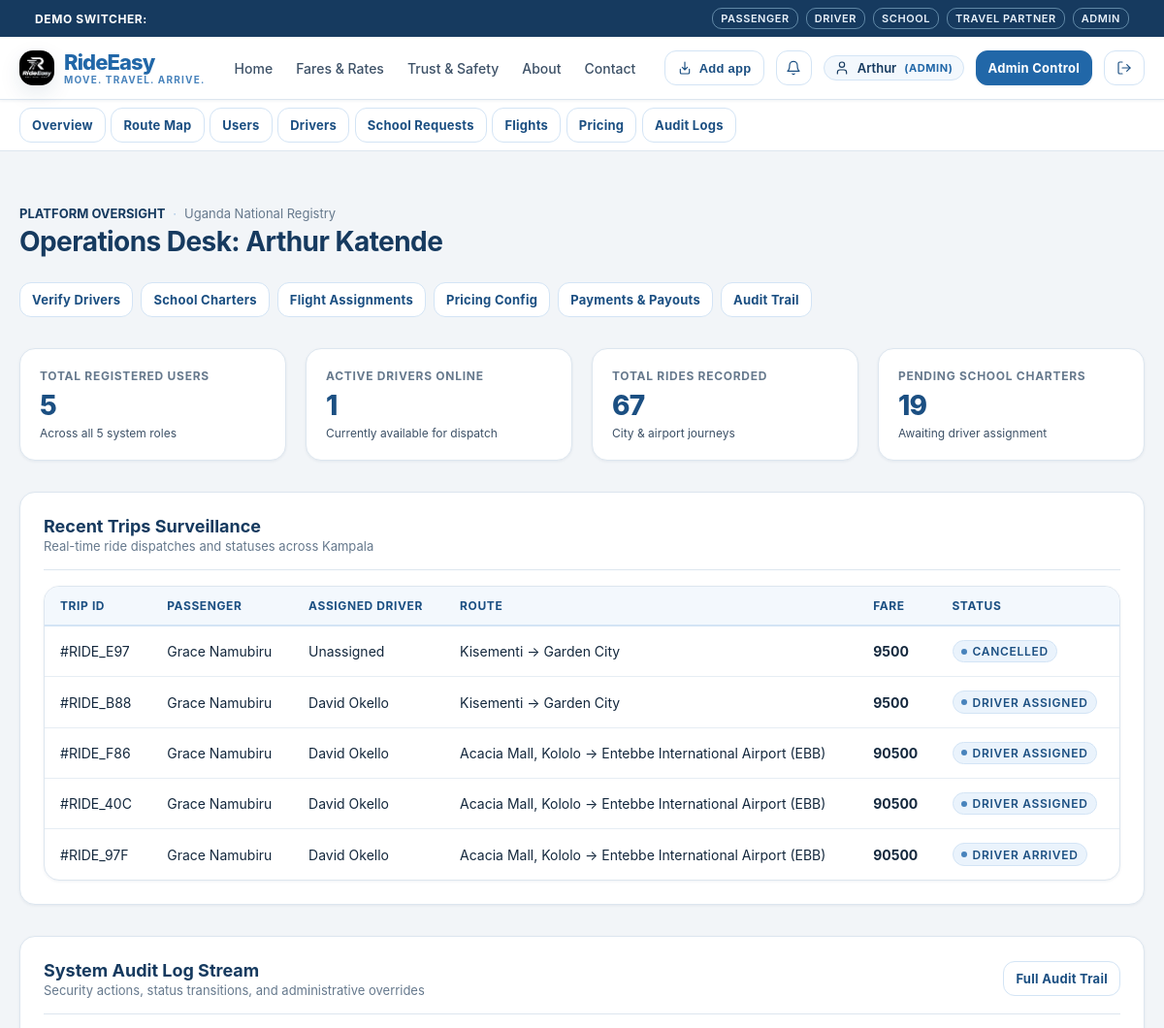
The page /admin/dashboard (signed in, upper part) on the database as committed earlier.
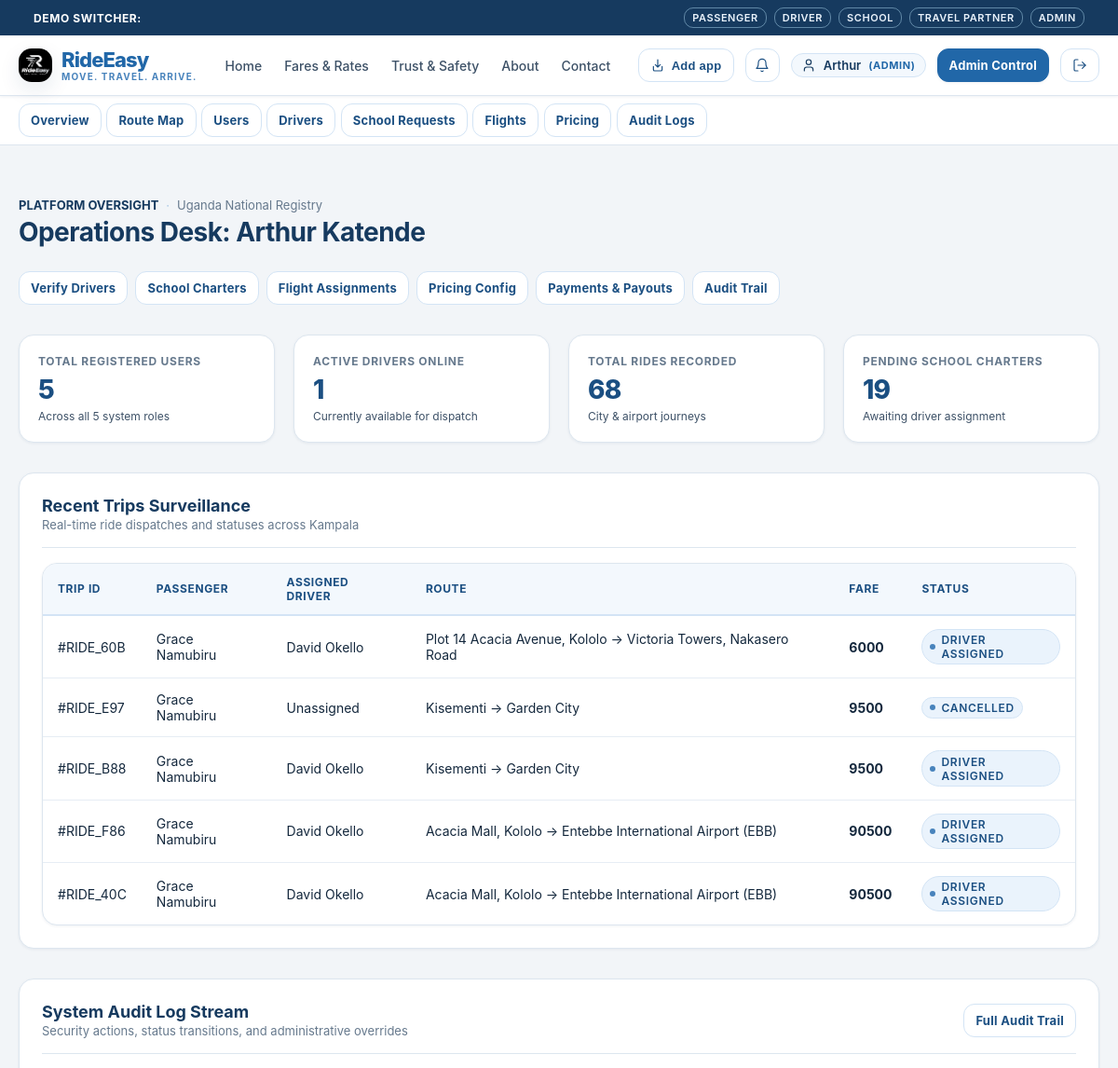
The same page on the database as committed later.
### tables this page shows
CREATE TABLE rides (
    id TEXT PRIMARY KEY,
    passenger_id TEXT NOT NULL,
    driver_id TEXT,
    category TEXT NOT NULL CHECK(category IN ('BODA', 'ECONOMY', 'COMFORT', 'PREMIUM')),
    pickup_address TEXT NOT NULL,
    pickup_lat REAL NOT NULL,
    pickup_lng REAL NOT NULL,
    destination_address TEXT NOT NULL,
    destination_lat REAL NOT NULL,
    destination_lng REAL NOT NULL,
    estimated_distance_km REAL NOT NULL,
    estimated_fare_ugx INTEGER NOT NULL,
    final_fare_ugx INTEGER,
    payment_method TEXT NOT NULL DEFAULT 'CASH' CHECK(payment_method IN ('CASH', 'MTN_MOMO', 'AIRTEL_MONEY', 'CARD')),
    payment_status TEXT NOT NULL DEFAULT 'UNPAID' CHECK(payment_status IN ('UNPAID', 'PENDING', 'PAID')),
    status TEXT NOT NULL DEFAULT 'REQUESTED' CHECK(status IN (
        'REQUESTED',
        'SEARCHING_FOR_DRIVER',
        'DRIVER_ASSIGNED',
        'DRIVER_ARRIVING',
        'DRIVER_ARRIVED',
        'TRIP_STARTED',
        'TRIP_COMPLETED',
        'PAYMENT_PENDING',
        'COMPLETED',
        'CANCELLED'
    )),
    cancellation_reason TEXT,
    is_airport_ride INTEGER NOT NULL DEFAULT 0,
    related_journey_id TEXT,
    created_at TIMESTAMP NOT NULL DEFAULT CURRENT_TIMESTAMP,
    updated_at TIMESTAMP NOT NULL DEFAULT CURRENT_TIMESTAMP, cancelled_at TIMESTAMP,
    FOREIGN KEY (passenger_id) REFERENCES users(id) ON DELETE CASCADE,
    FOREIGN KEY (driver_id) REFERENCES users(id),
    FOREIGN KEY (related_journey_id) REFERENCES confirmed_journeys(id)
);

CREATE TABLE users (
    id TEXT PRIMARY KEY,
    email TEXT UNIQUE NOT NULL,
    password_hash TEXT NOT NULL,
    role TEXT NOT NULL CHECK(role IN ('PASSENGER', 'DRIVER', 'SCHOOL', 'TRAVEL_COMPANY', 'ADMIN')),
    full_name TEXT NOT NULL,
    phone TEXT NOT NULL,
    is_active INTEGER NOT NULL DEFAULT 1,
    is_verified INTEGER NOT NULL DEFAULT 0,
    created_at TIMESTAMP NOT NULL DEFAULT CURRENT_TIMESTAMP,
    updated_at TIMESTAMP NOT NULL DEFAULT CURRENT_TIMESTAMP
, avatar_url TEXT DEFAULT '/static/images/default-avatar.svg');

### rideeasy/app/routes/admin.py (the view)
@admin_bp.route("/dashboard")
def dashboard():
    user = AuthService.get_current_user()
    db = get_db()
    stats = {
        "total_users": db.fetchone("SELECT COUNT(*) as c FROM users")["c"],
        "active_drivers": db.fetchone("SELECT COUNT(*) as c FROM driver_profiles WHERE is_online = 1")["c"],
        "total_rides": db.fetchone("SELECT COUNT(*) as c FROM rides")["c"],
        "pending_schools": db.fetchone("SELECT COUNT(*) as c FROM school_transport_requests WHERE status = 'PENDING'")["c"],
        "pending_flights": db.fetchone("SELECT COUNT(*) as c FROM flight_requests WHERE status = 'SUBMITTED'")["c"],
        "pending_drivers": db.fetchone("SELECT COUNT(*) as c FROM driver_profiles WHERE verification_status = 'PENDING'")["c"]
    }
    recent_rides = db.fetchall(
        """SELECT r.*, p.full_name as passenger_name, d.full_name as driver_name
        FROM rides r
        JOIN users p ON r.passenger_id = p.id
        LEFT JOIN users d ON r.driver_id = d.id
        ORDER BY r.created_at DESC LIMIT 5"""
    )
    recent_audit_logs = db.fetchall(
        """SELECT a.*, u.full_name as user_name, u.role
        FROM audit_logs a
        LEFT JOIN users u ON a.user_id = u.id
        ORDER BY a.created_at DESC LIMIT 6"""
    )
    return render_template("admin/dashboard.html", user=user, stats=stats, recent_rides=recent_rides, recent_audit_logs=recent_audit_logs)

### rideeasy/app/repositories/database.py (called while the page is built)
def get_db() -> Database:
    global _db_instance
    try:
        from flask import current_app, has_app_context
        if has_app_context():
            db_url = current_app.config.get("TURSO_DATABASE_URL", "")
            auth_token = current_app.config.get("TURSO_AUTH_TOKEN", "")
            local_path = current_app.config.get("LOCAL_DB_PATH", Config.LOCAL_DB_PATH)
            if (
                _db_instance is None
                or _db_instance.db_url != db_url
                or _db_instance.auth_token != auth_token
                or _db_instance.local_path != local_path
            ):
                _db_instance = Database(db_url, auth_token, local_path)
            return _db_instance
    except ImportError:
        pass
    if _db_instance is None:
        _db_instance = Database()
    return _db_instance

    def _get_sqlite_conn(self) -> sqlite3.Connection:
        conn = sqlite3.connect(self.local_path, timeout=10.0, check_same_thread=False)
        conn.row_factory = sqlite3.Row
        conn.execute("PRAGMA foreign_keys = ON;")
        return conn

### rideeasy/app/routes/admin.py (called while the page is built)
@admin_bp.before_request
@login_required
@role_required("ADMIN")
def before_request():
    pass

### rideeasy/app/templates/admin/dashboard.html (shortened to what this page needs)
{% extends "base.html" %}
{% block content %}
<div class="container section">
  <div style="display: flex; justify-content: space-between; align-items: baseline; flex-wrap: wrap; gap: 1rem; margin-bottom: 2rem;">
    <div>
      <div class="metadata-row" style="margin-bottom: 0.25rem;">
        <span style="font-weight: 700; color: var(--color-black); text-transform: uppercase;">Platform Oversight</span>
        <span class="metadata-separator">·</span>
        <span>Uganda National Registry</span>
      </div>
      <h2>Operations Desk: {{ user.full_name }}</h2>
    </div>
    <div style="display: flex; gap: 0.5rem; flex-wrap: wrap;">
      <a href="/admin/drivers" class="btn btn-secondary btn-sm">Verify Drivers</a>
      <a href="/admin/schools" class="btn btn-secondary btn-sm">School Charters</a>
      <a href="/admin/flights" class="btn btn-secondary btn-sm">Flight Assignments</a>
      <a href="/admin/pricing" class="btn btn-secondary btn-sm">Pricing Config</a>
      <a href="{{ url_for('admin.payments') }}" class="btn btn-secondary btn-sm">Payments & Payouts</a>
      <a href="/admin/audit-logs" class="btn btn-secondary btn-sm">Audit Trail</a>
    </div>
  </div>
  <div class="stats-grid">
    <div class="stat-card">
      <div class="stat-label">Total Registered Users</div>
      <div class="stat-value">{{ stats.total_users }}</div>
      <div class="stat-subtext">Across all 5 system roles</div>
    </div>
    <div class="stat-card">
      <div class="stat-label">Active Drivers Online</div>
      <div class="stat-value">{{ stats.active_drivers }}</div>
      <div class="stat-subtext">Currently available for dispatch</div>
    </div>
    <div class="stat-card">
      <div class="stat-label">Total Rides Recorded</div>
      <div class="stat-value">{{ stats.total_rides }}</div>
      <div class="stat-subtext">City & airport journeys</div>
    </div>
    <div class="stat-card">
      <div class="stat-label">Pending School Charters</div>
      <div class="stat-value">{{ stats.pending_schools }}</div>
      <div class="stat-subtext">Awaiting driver assignment</div>
    </div>
  </div>
  <div class="card" style="margin-bottom: 2rem;">
    <div class="card-header">
      <div>
        <div class="card-title">Recent Trips Surveillance</div>
        <div class="card-subtitle">Real-time ride dispatches and statuses across Kampala</div>
      </div>
    </div>
    {% if recent_rides %}
      <div class="table-responsive">
        <table class="table">
          <thead>
            <tr>
              <th>Trip ID</th>
              <th>Passenger</th>
              <th>Assigned Driver</th>
              <th>Route</th>
              <th>Fare</th>
              <th>Status</th>
            </tr>
          </thead>
          <tbody>
            {% for r in recent_rides %}
              <tr>
                <td>#{{ r.id[:8].upper() }}</td>
                <td>{{ r.passenger_name }}</td>
                <td>{{ r.driver_name or 'Unassigned' }}</td>
                <td>{{ r.pickup_address }} → {{ r.destination_address }}</td>
                <td style="font-weight: 700;">{{ r.final_fare_ugx or r.estimated_fare_ugx | ugx }}</td>
                <td>
                  <span class="status-indicator">
                    <span class="status-dot"></span> {{ r.status.replace('_', ' ') }}
                  </span>
                </td>
              </tr>
            {% endfor %}
          </tbody>
        </table>
      </div>
    {% endif %}
  </div>
  <div class="card">
    <div class="card-header">
      <div>
        <div class="card-title">System Audit Log Stream</div>
        <div class="card-subtitle">Security actions, status transitions, and administrative overrides</div>
      </div>
      <a href="/admin/audit-logs" class="btn btn-secondary btn-sm">Full Audit Trail</a>
    </div>
  </div>
</div>
{% endblock %}

Rows that differ between the two databases and show on the page:
no longer on this page (row unchanged): rides: id "RIDE_97F", passenger_name "Grace Namubiru", full_name "David Okello", pickup_address "Acacia Mall, Kololo", destination_address "Entebbe International Airport (EBB)", final_fare_ugx "90500", status.replace "DRIVER ARRIVED"
added rides: id "RIDE_60B", passenger_name "Grace Namubiru", full_name "David Okello", pickup_address "Plot 14 Acacia Avenue, Kololo", destination_address "Victoria Towers, Nakasero Road", final_fare_ugx "6000", status.replace "DRIVER ASSIGNED"
Other text that changed with them:
{{ stats.total_rides }}: "67" → "68"
